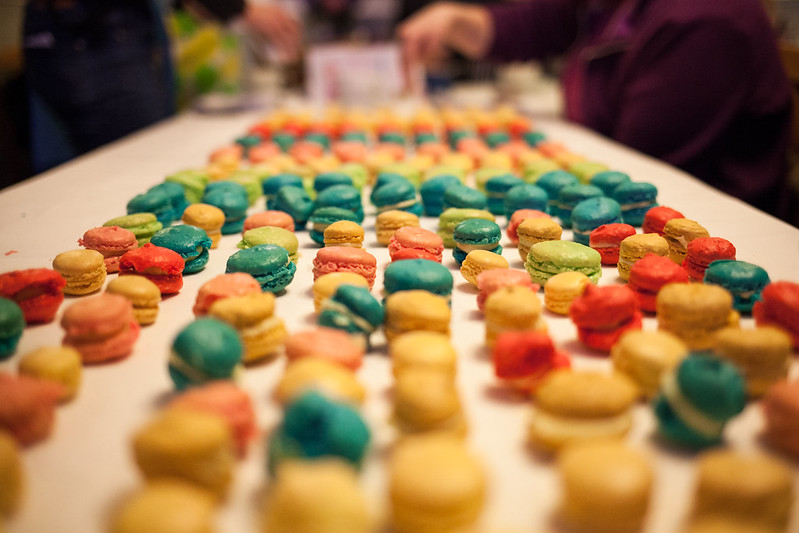
#> input picture Day77/yummy_macarons.jpg, 799 x 533 px
$ python main.py
#> lines starting #> are read from the running program, lines starting #| are printed output that depends on the picture
# NumPy's ndarray - Incredible Power at Your Fingertips!

import numpy as np
from numpy.random import random
import matplotlib.pyplot as plt
from PIL import Image #for reading image files

#1-Dimension
#Let’s create a 1-dimensional array (i.e., a “vector”)
my_array = np.array([1.1, 9.2, 8.1, 4.7])
#Show rows and columns
print(my_array.shape)
#We access an element in a ndarray similar to how we work with a Python List, namely by that element's index:
#Accessing elements by index
print(my_array[2])
#Let’s check the dimensions of my_array with the ndim attribute:
#Show dimensions of an array
print(my_array.ndim)

#2-Dimensions
#Note we have two pairs of square brackets. This array has 2 rows and 4 columns.
#NumPy refers to the dimensions as axes, so the first axis has length 2 and the second axis has length 4.
array_2d = np.array([[1, 2, 3, 9], [5, 6, 7, 8]])

print(f'array_2d has {array_2d.ndim} dimensions')
print(f'Its shape is {array_2d.shape}')
print(f'It has {array_2d.shape[0]} rows and {array_2d.shape[1]} columns')
print(array_2d)

#Access the 3rd value in the 2nd row
print(array_2d[1,2])
#Acess all the values in first row
print(array_2d[0,:])

#N-Dimensions
#An array of 3 dimensions (or higher) is often referred to as a ”tensor”.
#Yes, that’s also where Tensorflow, the popular machine learning tool, gets its name. A tensor simply refers to an n-dimensional array.
# Using what you've learned about 1- and 2-dimensional arrays, can you apply the same techniques to tackle a more complex array?

mystery_array = np.array([[[0, 1, 2, 3],
                           [4, 5, 6, 7]],
                          [[7, 86, 6, 98],
                           [5, 1, 0, 4]],
                          [[5, 36, 32, 48],
                           [97, 0, 27, 18]]])

print(f'mystery_array has {mystery_array.ndim} dimensions')
print(f'Its shape is {mystery_array.shape}')
#Try to access the value 18 in the last line of code.
#Axis 0: 3rd element. Axis1:2nd element. Axis 3: 4th element
print(mystery_array[2,1,3])
#Try to retrieve a 1-dimensional vector with the values [97, 0, 27, 18]
#Retrieve all the elements on the 3rd axis that are at
#position 2 on the first axis and position 1 on the second axis
print(mystery_array[2,1,:])
#Try to retrieve a (3,2) matrix with the values [[ 0, 4], [ 7, 5], [ 5, 97]]
#All the first element on axis number 3
print(mystery_array[:,:,0])

#Generating and Manipulating ndarrays

#Challenge 1
#Use .arange()to createa a vector a with values ranging from 10 to 29. You should get this:
a = np.arange(10, 30, 1)
print(a)

#Challenge 2
#Create an array containing only the last 3 values of a
last_three_values_of_a = a[-3:]
print(last_three_values_of_a)
#Create a subset with only the 4th, 5th, and 6th values
subset_only_with = a[3:6]
print(subset_only_with)
#Create a subset of a containing all the values except for the first 12 (i.e., [22, 23, 24, 25, 26, 27, 28, 29])
all_the_value_expect_first_twelve = a[12:]
print(all_the_value_expect_first_twelve)
#Create a subset that only contains the even numbers (i.e, every second number)
even_numbers = a[::2]
print(even_numbers)

#Challenge 3
#Reverse the order of the values in a, so that the first element comes last:
flip_array = np.flip(a)
print(flip_array)

#Challenge 4
#Print out all the indices of the non-zero elements in this array: [6,0,9,0,0,5,0]
new_array = np.array([6,0,9,0,0,5,0])
list_without_zero= np.nonzero(new_array)
print(list_without_zero)

#Challenge 5
#Use NumPy to generate a 3x3x3 array with random numbers
rng = random((3,3,3))
print(rng.shape)

#Challenge 6
#Use .linspace() to create a vector x of size 9 with values spaced out evenly between 0 to 100 (both included).
x = np.linspace(0,100, num=9)
print(x)

#Challenge 7
#Use .linspace() to create another vector y of size 9 with values between -3 to 3 (both included). Then plot x and y on a line chart using Matplotlib.
y = np.linspace(-3, 3, num=9)
print(y)

plt.figure(figsize=(14,8), dpi=120)
plt.plot(x,y)


#Challenge 8
#Use NumPy to generate an array called noise with shape 128x128x3 that has random values. Then use Matplotlib's .imshow() to display the array as an image.
noise = random((128,128,3))
print(noise.shape)
plt.imshow(noise)
# plt.show()

#Broadcasting, Scalars and Matrix Multiplication

#Linear Algebra with Vectors

v1 = np.array([4, 5, 2, 7])
v2 = np.array([2, 1, 3, 3])

add_them = v1 + v2
print(add_them)

#In contrast, if we had two Python Lists

list1 = [4, 5, 2, 7]
list2 = [2, 1, 3, 3]

#adding them together would just concatenate the lists.

new_list = list1 + list2
print(new_list)

#Broadcasting
#Now, oftentimes you'll want to do some sort of operation between an array and a single number. In mathematics, this single number is often called a scalar.
# For example, you might want to multiply every value in your NumPy array by 2:

array_2d = np.array([[1, 2, 3, 4],
                     [5, 6, 7, 8]])
array_2d = array_2d + 10
print(array_2d)

array_2d = array_2d * 5
print(array_2d)

#Matrix Multiplication
#But what if we're not multiplying our ndarray by a single number?
# What if we multiply it by another vector or a 2-dimensional array? In this case, we follow the rules of linear algebra.

a1 = np.array([[1, 3],
               [0, 1],
               [6, 2],
               [9, 7]])

b1 = np.array([[4, 1, 3],
               [5, 8, 5]])

#Challenge: Let's multiply a1 with b1. Looking at the Wikipedia example above, work out the values for c12 and c33 on paper.
# Then use the .matmul() function or the @ operator to check your work.

c = np.matmul(a1,b1)
print(f"Matrix c has {c.shape[0]} rows and {c.shape[1]} columns.")
print(c)

print(a1 @ b1)

#Manipulating Images as ndarrays
#Images are nothing other than a collection of pixels. And each pixel is nothing other than value for a colour.
#And any colour can be represented as a combination of red, green, and blue (RGB).
img = np.array(Image.open("yummy_macarons.jpg"))
#> img is the input picture: shape (533, 799, 3); mean R, G, B 156.7, 118.6, 78.2

#Challenge
#What is the data type of img? Also, what is the shape of img and how many dimensions does it have? What is the resolution of the image?
print(type(img))
#| <class 'numpy.ndarray'>
print(img.shape)
#| (533, 799, 3)
print(img.ndim)
#| 3
#Challenge
#Now can you try and convert the image to black and white? All you need need to do is use a formula.
#The first step is a division by a scalar
#Here NumPy will use broadcasting to divide all the values in our ndarray by 255.
sRGB_array = img / 255
#Next, we use matrix multiplication to multiply our two ndarrays together.
grey_vals = np.array([0.2126, 0.7152, 0.0722])
#These are the values given by the formula above
#We can either multiply them together with the @ operator or the .matmul() function.
img_gray = sRGB_array @ grey_vals
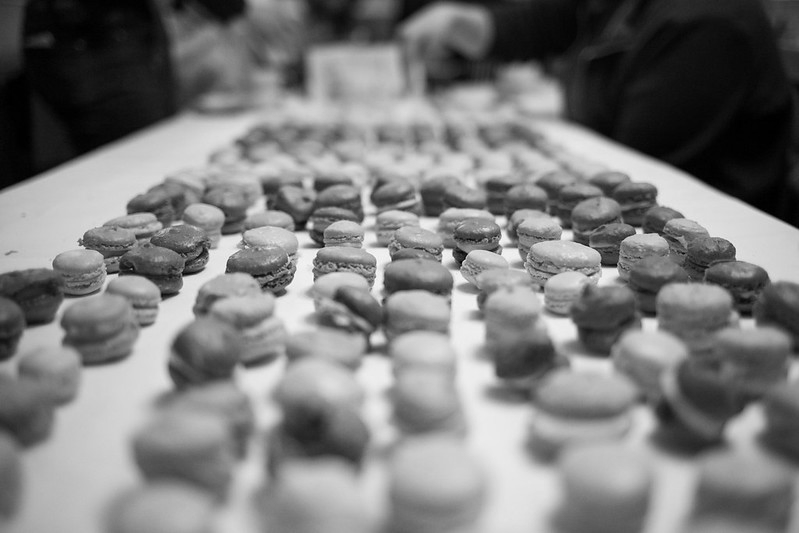
#> img_gray: shape (533, 799) float64; min 0, max 0.99, mean 0.485
#The cmap parameter is important here. If we leave it out the function will not know that is dealing with a black and white image.

plt.imshow(img_gray, cmap='gray')
# plt.show()

#Challenge
#Can you manipulate the images by doing some operations on the underlying ndarrays? See if you can change the values in the ndarray so that:
# 1) You flip the grayscale image upside down like so:
flip_img = np.flip(img_gray)
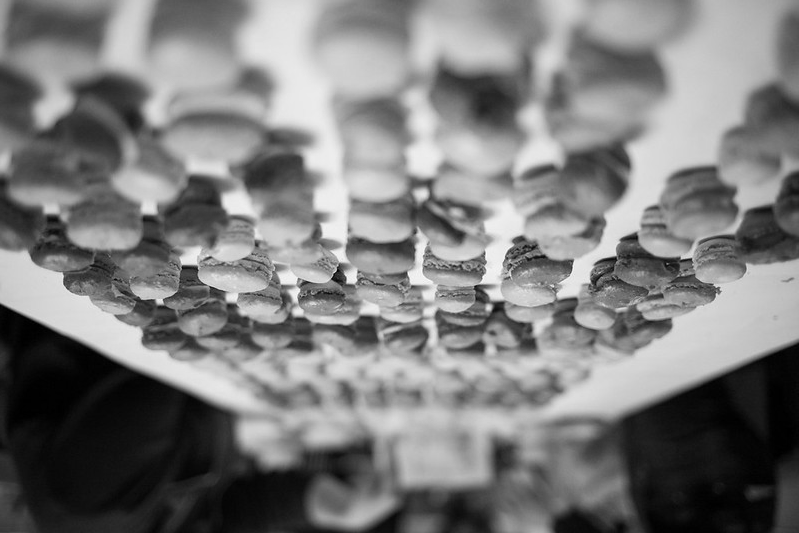
#> flip_img: shape (533, 799) float64; min 0, max 0.99, mean 0.485
plt.imshow(flip_img, cmap='gray')
# plt.show()

#2) Rotate the colour image:
plt.imshow(np.rot90(img))
# plt.show()

#3) Inverting colors:
plt.imshow(255 - img)
plt.show()
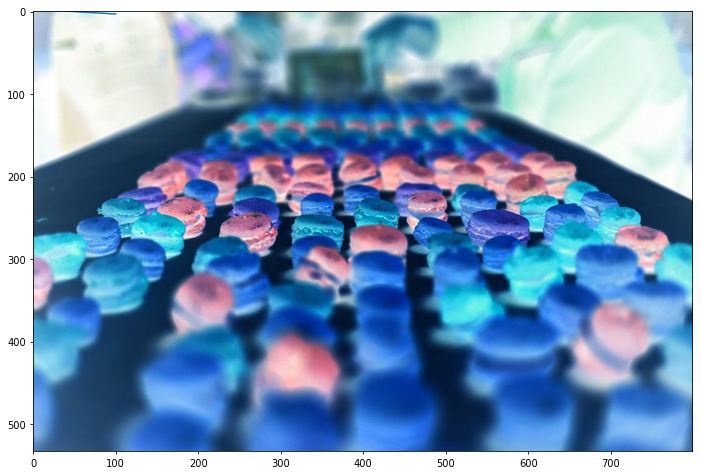
#> figure drawn by matplotlib, 1 panel
